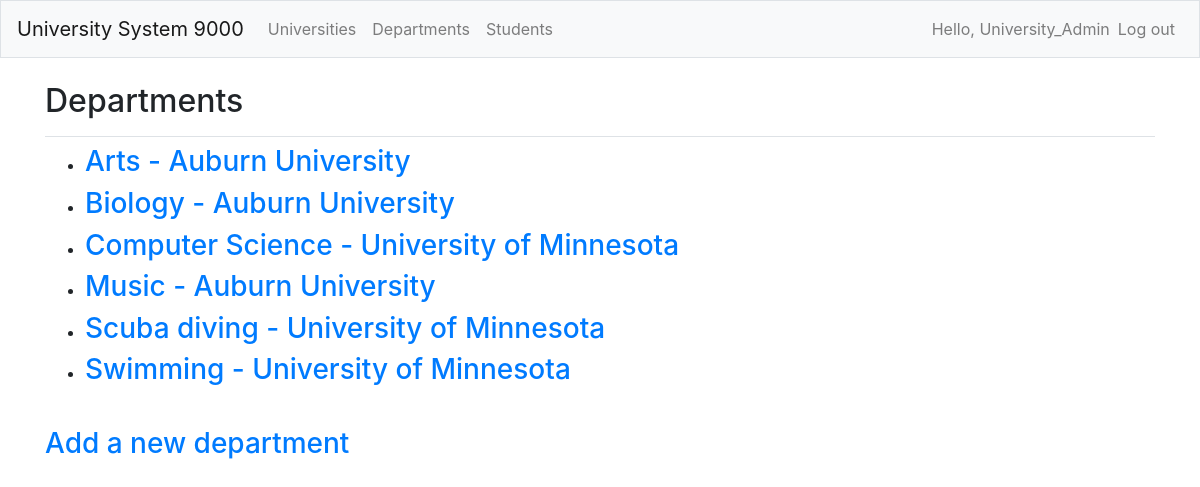
The app's page /departments/ (signed in) with its own data.
### departments/models.py (models this page shows, shortened)
class Department(models.Model):
    name = models.CharField(max_length=50)
    university = models.ForeignKey(University, on_delete=models.CASCADE)
    owner = models.ForeignKey(User, on_delete=models.CASCADE)

### universities/models.py (models this page shows)
class University(models.Model):
    name = models.CharField(max_length=50)
    owner = models.ForeignKey(User, on_delete=models.CASCADE)
    class Meta:
        verbose_name_plural = "universities"
    def __str__(self):
        return self.name

### departments/views.py (the view)
# urls.py: path('', views.departments, name='departments'),
@login_required
def departments(request):
    departments = Department.objects.filter(owner=request.user).order_by('name')
    context = {'departments': departments}
    return render(request, 'departments/departments.html', context)

### departments/templates/departments/departments.html
{% extends "universities/base.html" %}
{% block page_header %}
  <h2>Departments</h2>
{% endblock page_header %}
{% block content %}
<ul>
  {% for department in departments %}
    <li>
      <h3>
        <a href="{% url 'departments:department' department.id %}">{{department.name}} - {{department.university}}</a>
      </h3>
    </li>
  {% empty %}
    <li>
      <h3>
        No departments have been added yet
      </h3>
    </li>
  {% endfor %}
</ul>
<br>
<h3><a href="{% url 'departments:new_department'%}">Add a new department</a></h3>
{% endblock content %}

### universities/templates/universities/base.html (shortened to what this page needs)
{% load bootstrap4 %}
<!DOCTYPE html>
<html lang="en">
<head>
  {% bootstrap_css %}
</head>
<body>
  <nav class="navbar navbar-expand-md navbar-light bg-light mb-4 border">
    <a class="navbar-brand" href="{% url 'universities:index' %}">University System 9000</a>
    <div class="collapse navbar-collapse" id="navbarCollapse">
      <ul class="navbar-nav mr-auto">
        <li class="nav-item">
          <a class="nav-link" href="{% url 'universities:universities' %}">Universities</a>
        </li>
        <li class="nav-item">
          <a class="nav-link" href="{% url 'departments:departments' %}">Departments</a>
        </li>
        <li class="nav-item">
          <a class="nav-link" href="{% url 'students:students' %}">Students</a>
        </li>
      </ul>
      <ul class="navbar-nav ml-auto">
        {% if user.is_authenticated %}
          <li class="nav-item">
            <span class="navbar-text">Hello, {{ user.username }}</span>
          </li>
          <li class="nav-item">
            <a class="nav-link" href="{% url 'users:logout' %}">Log out</a>
          </li>
        {% endif %}
      </ul>
    </div>
  </nav>
  <main role="main" class="container">
      <div class="pb-2 mb-2 border-bottom">
        {% block page_header %}{% endblock page_header %}
      </div>
      <div>
        {% block content %}{% endblock content %}
      </div>
  </main>
</body>
</html>

### records on screen
Department: name "Arts", university "Auburn University"
Department: name "Biology", university "Auburn University"
Department: name "Computer Science", university "University of Minnesota"
Department: name "Music", university "Auburn University"
Department: name "Scuba diving", university "University of Minnesota"
Department: name "Swimming", university "University of Minnesota"

### other values on screen
{{ user.username }} "University_Admin"
